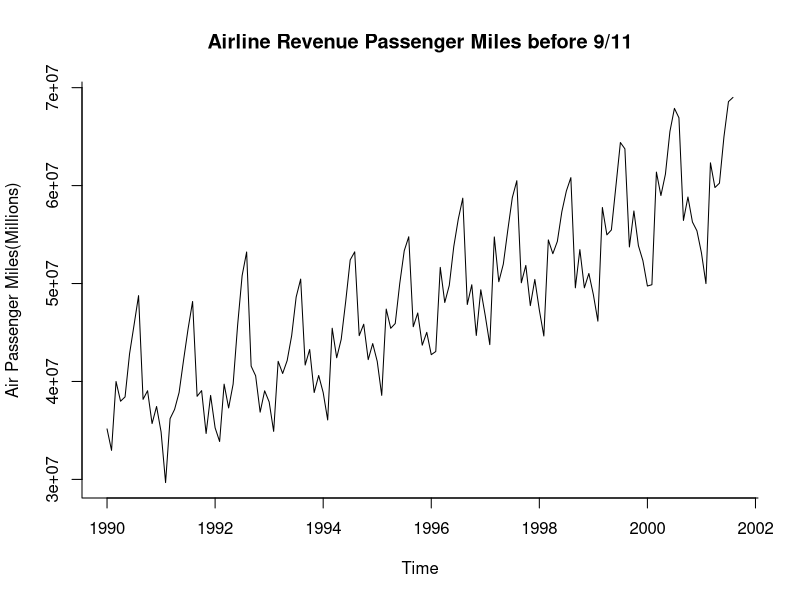
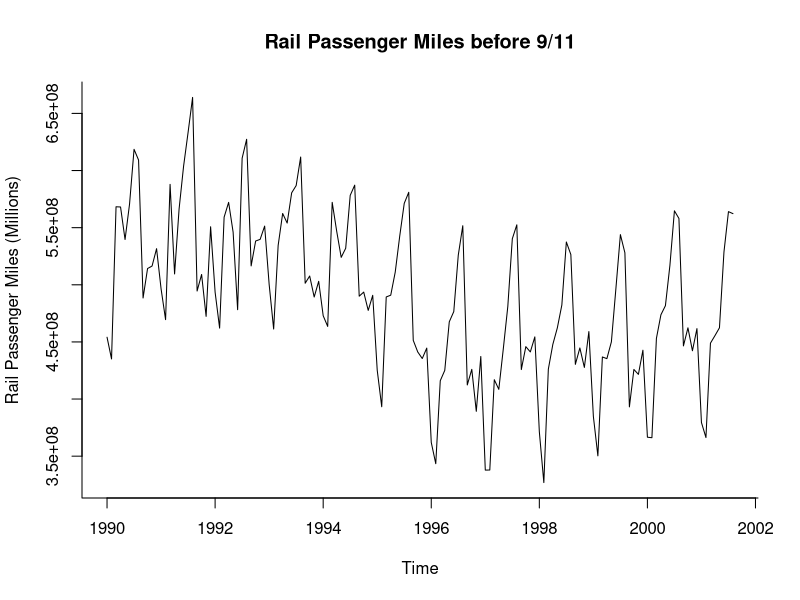
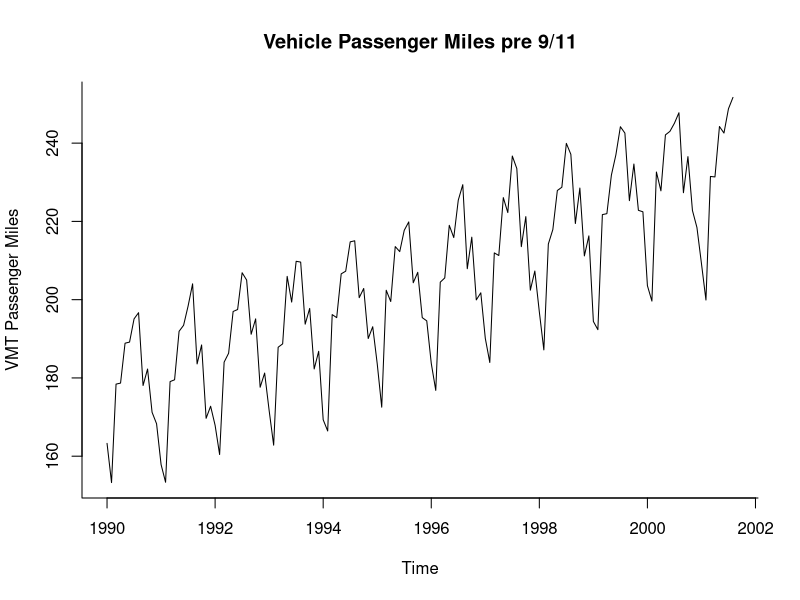
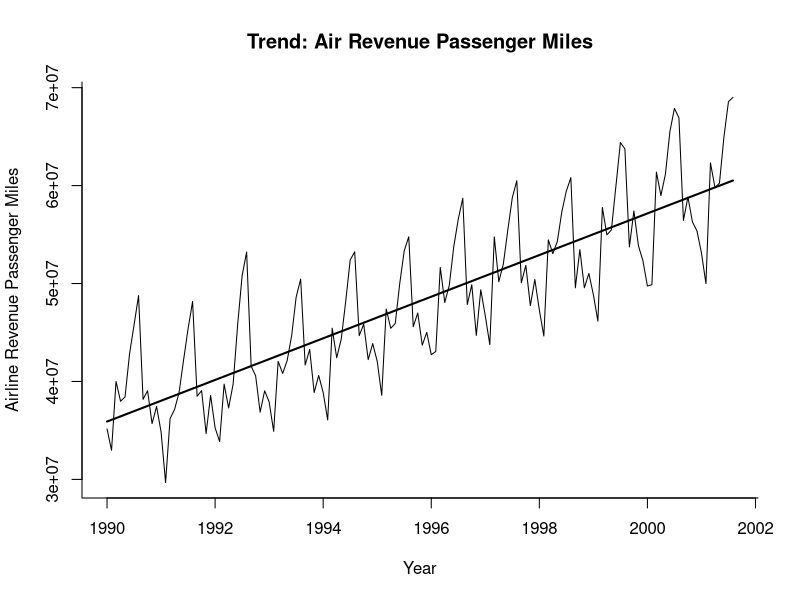
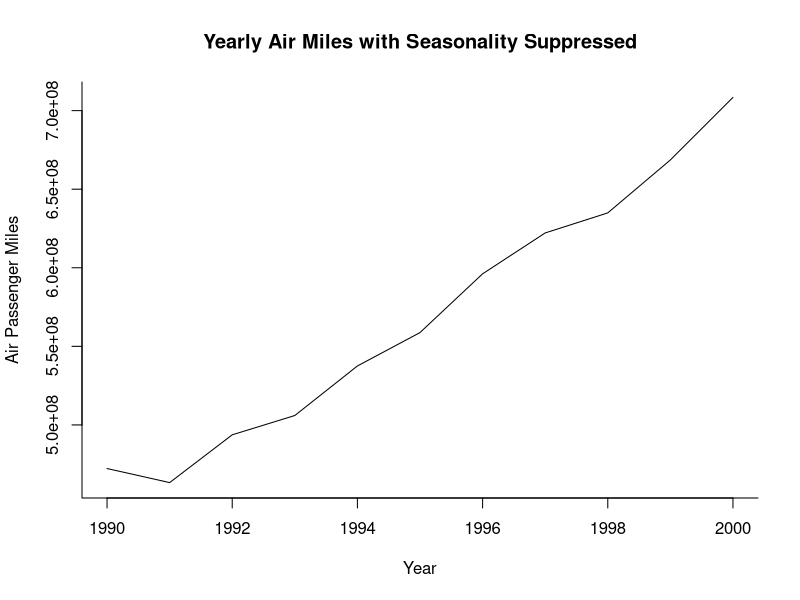
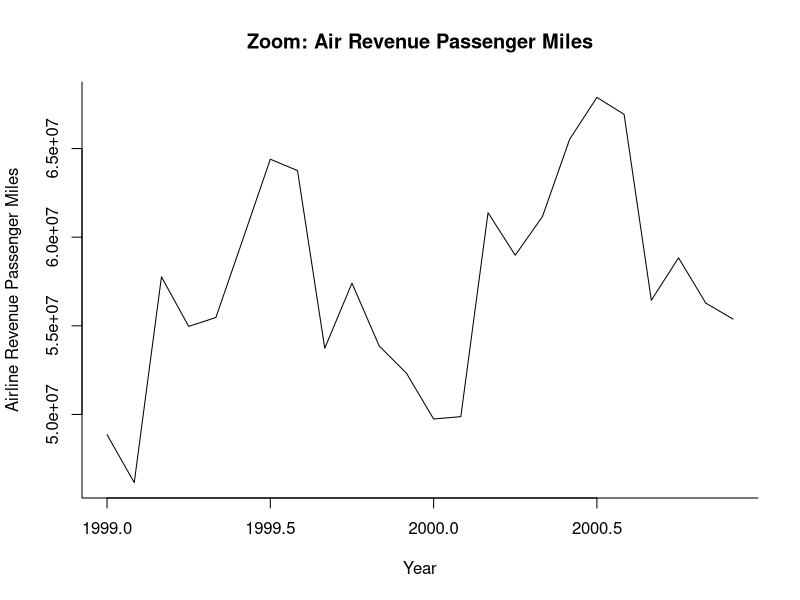
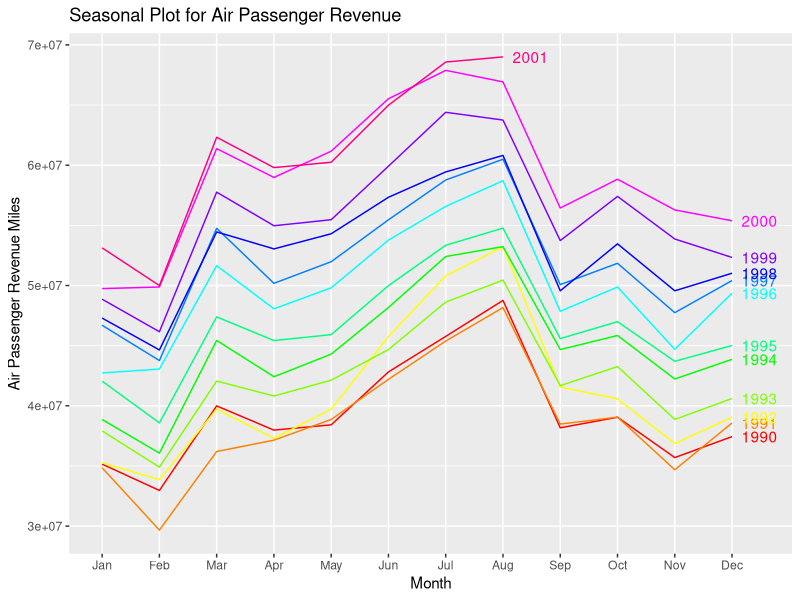
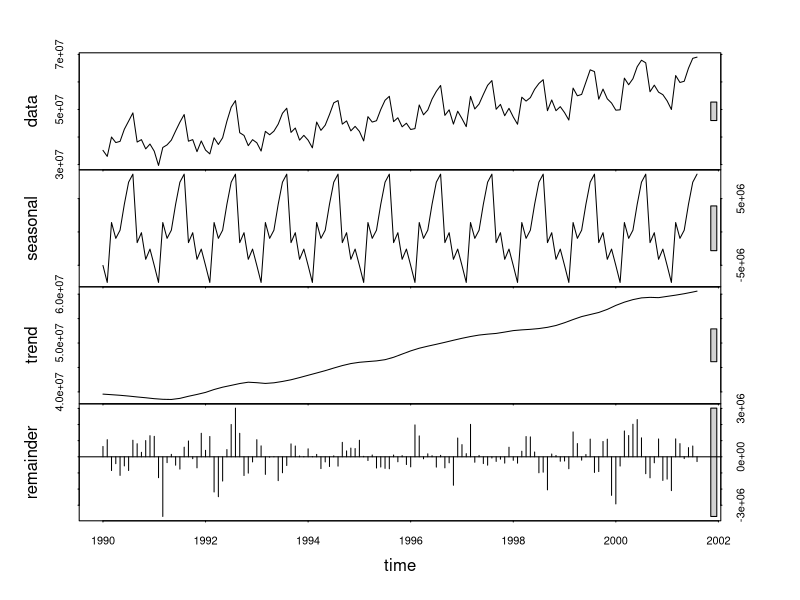

R code for these plots, in order:
## ---- chunk 1
library(forecast)
## ---- chunk 2
Traveldata <- read.csv("Sept11Travel.csv")
Traveldata 
## ---- chunk 3
#pre-event time series for Air 

Air_pre911.ts <- ts(Traveldata$Air,  start = c(1990, 1), end = c(2001, 8), frequency = 12)
Air_pre911.plot <- plot(Air_pre911.ts, ylab = "Air Passenger Miles(Millions)", type="l", bty="l",  main = "Airline Revenue Passenger Miles before 9/11")


## ---- chunk 4
#pre-even time series for Rail

Rail.ts <- ts(Traveldata$Rail,  start = c(1990, 1), end = c(2001, 8), frequency = 12)
Rail.plot <- plot(Rail.ts, ylab = "Rail Passenger Miles (Millions)", type="l", bty="l", main = "Rail Passenger Miles before 9/11")


## ---- chunk 5
# Pre-event car time series plot
vehicle.ts<- ts(Traveldata$VMT, start = c(1990, 1), end = c(2001,8), frequency = 12)
VMTPlot<- plot(vehicle.ts, ylab = "VMT Passenger Miles", type="l", bty="l", main = "Vehicle Passenger Miles pre 9/11")  
  
## ---- chunk 6
airlinear <- tslm(Air_pre911.ts   ~ trend)
plot(Air_pre911.ts , xlab = "Year", ylab = "Airline Revenue Passenger Miles", bty = "l", main = "Trend: Air Revenue Passenger Miles")
lines(airlinear$fitted, lwd=2)
## ---- chunk 7
yearlyAir <- aggregate(Air_pre911.ts, nfrequency=1, FUN=sum)
plot(yearlyAir, xlab = "Year", ylab = "Air Passenger Miles",bty="l", main = "Yearly Air Miles with Seasonality Suppressed")
## ---- chunk 8
air.ts.zoom <- window(Air_pre911.ts, start = c(1999, 1), end = c(2000, 12))
plot(air.ts.zoom, xlab = "Year", ylab = "Airline Revenue Passenger Miles", bty = "l", main = "Zoom: Air Revenue Passenger Miles")
## ---- chunk 9
ggseasonplot(Air_pre911.ts, col =rainbow(12), year.labels=TRUE, ylab = "Air Passenger Revenue Miles", main = "Seasonal Plot for Air Passenger Revenue")
## ---- chunk 10
# Visualizing Air RPM Time Series
air_seasonality <- stl(Air_pre911.ts, s.window = "period")
plot(air_seasonality)
## ---- chunk 11
Rail.ts <- ts(Traveldata$Rail, start = c(1990, 1), end = c(2001, 8), frequency = 12)
trainlinear <- tslm(Rail.ts ~ trend)
plot(Rail.ts, xlab = "Year", ylab = "Rail Passenger Miles", bty = "l", main = "Trend: Rail Passenger Miles")
lines(trainlinear$fitted, lwd = 2)

## ---- chunk 12
quarterlyRail <- aggregate(Rail.ts, nfrequency=4, FUN=sum)
plot(quarterlyRail, xlab = "Year", ylab = "Rail Passenger Miles", bty="l", main = "Rail Miles by Quarter with Seasonality Suppressed")
## ---- chunk 13
ggseasonplot(Rail.ts, col =rainbow(12), year.labels=TRUE, ylab = "Rail Passenger Revenue Miles", main = "Season Plot for Rail Miles Travelled")
## ---- chunk 14
Rail.ts.zoom <- window(Rail.ts, start = c(1998, 1), end = c(2000, 12))
plot(Rail.ts.zoom, xlab = "Year", ylab = "Rail Passenger Miles", bty = "l", main = "Zoom: Rail Passenger Miles")
## ---- chunk 15
carlinear <- tslm(vehicle.ts ~ trend)
plot(vehicle.ts, xlab = "Year", ylab = "Car Passenger Miles", bty = "l", main = "Trend: Vehicle Passenger Miles")
lines(carlinear$fitted, lwd = 2)
## ---- chunk 16
quarterlyAuto <- aggregate(vehicle.ts, nfrequency=4, FUN=sum)
plot(quarterlyAuto, xlab = "Year", ylab = "Car Passenger Miles",main = "Quarterly Vehicle with Seasonality Suppressed", bty="l")
## ---- chunk 17
yearlyAuto <- aggregate(vehicle.ts, nfrequency=1, FUN=sum)
plot(yearlyAuto, xlab = "Year", ylab = "Car Passenger Miles", main = "Yearly Car with Seasonality Suppressed",  bty="l")
## ---- chunk 18
ggseasonplot(vehicle.ts, col =rainbow(12), year.labels=TRUE, ylab = "Car Passenger Miles")
## ---- chunk 19
car.ts.zoom <- window(vehicle.ts, start = c(1998, 1), end = c(2000, 12))
plot(car.ts.zoom, xlab = "Year", ylab = "Car Passenger Miles", bty = "l", main = "Zoom: Car Passenger Miles")
